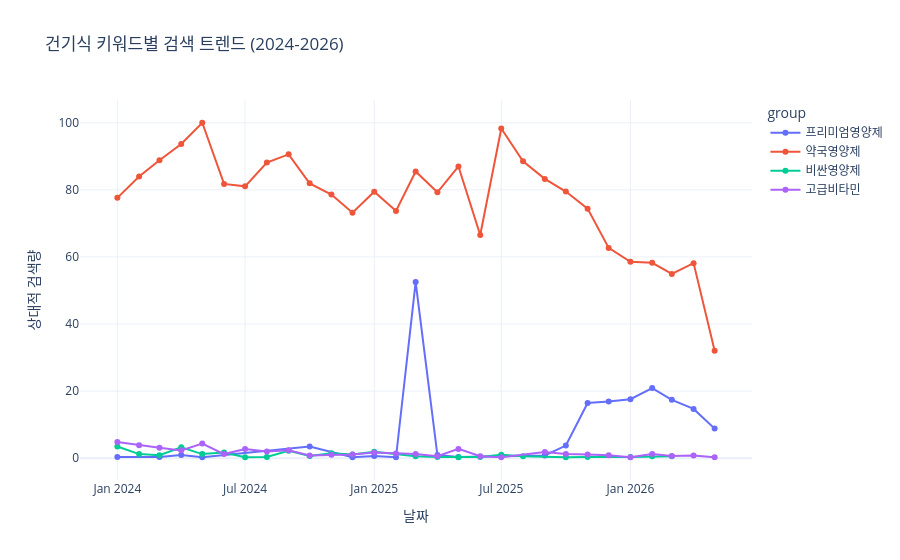

Notebook cell for this chart:
### Code cell
import os
import sys
import urllib.request
import json
import pandas as pd
import plotly.express as px

# 1. 인증 정보 설정 (이미지에서 확인하신 본인 정보를 넣으세요)
client_id = "iQYuA4jIAZWE78ZCH4p9" 
client_secret = "7MP3lY3dzz"
url = "https://openapi.naver.com/v1/datalab/search"

# 2. 분석 키워드 설정
target_keywords = ["프리미엄영양제", "약국영양제", "비싼영양제", "전문영양제", "고급비타민"]

# 3. 키워드별 개별 그룹 자동 생성
keyword_groups = []
for kw in target_keywords:
    keyword_groups.append({
        "groupName": kw, 
        "keywords": [kw] 
    })

# 4. API 요청 본문 작성
body = {
    "startDate": "2024-01-01",
    "endDate": "2026-05-14",
    "timeUnit": "month",
    "keywordGroups": keyword_groups
}
body_json = json.dumps(body, ensure_ascii=False)

# 5. API 호출 실행
request = urllib.request.Request(url)
request.add_header("X-Naver-Client-Id", client_id)
request.add_header("X-Naver-Client-Secret", client_secret)
request.add_header("Content-Type", "application/json")

try:
    response = urllib.request.urlopen(request, data=body_json.encode("utf-8"))
    rescode = response.getcode()
    
    if rescode == 200:
        response_body = response.read()
        data = json.loads(response_body)
        
        # 6. 데이터프레임 변환
        df_list = []
        for res in data['results']:
            temp_df = pd.DataFrame(res['data'])
            temp_df['group'] = res['title']
            df_list.append(temp_df)
        
        search_contrast_kw_compare = pd.concat(df_list)
        print("📊 네이버 데이터랩 수집 완료 (search_contrast_kw_compare 생성 성공)")
        
        # -----------------------------------------------------------
        # 🎯 [CSV 저장 로직] 독립된 CSV 파일로 깔끔하게 저장하기
        # -----------------------------------------------------------
        file_name = "반대_검색어_트랜드.csv"
        
        # 엑셀에서 열었을 때 한글이 깨지지 않도록 encoding='utf-8-sig' 처리
        search_contrast_kw_compare.to_csv(file_name, index=False, encoding="utf-8-sig")
        print(f"💾 {file_name} 파일이 성공적으로 생성 및 저장되었습니다!")
        
        # 7. 시각화 (fig.write_image 부분을 삭제했습니다!)
        fig = px.line(search_contrast_kw_compare, x='period', y='ratio', color='group',
                      title='건기식 키워드별 검색 트렌드 (2024-2026)',
                      labels={'period': '날짜', 'ratio': '상대적 검색량'},
                      markers=True,
                      template='plotly_white')
        
        fig.show() # 이제 에러 없이 그래프가 화면에 뜹니다!

    else:
        print(f"Error: API 요청 실패 (Code: {rescode})")

except Exception as e:
    print(f"Error 발생: {e}")

### Figure 1 — Plotly figure (JSON) as saved in the notebook; plotly's stock layout.template omitted (floating-point values rounded to 4 significant figures)
{"data": [{"hovertemplate": "group=프리미엄영양제<br>날짜=%{x}<br>상대적 검색량=%{y}<extra></extra>", "legendgroup": "프리미엄영양제", "line": {"color": "#636efa", "dash": "solid"}, "marker": {"symbol": "circle"}, "mode": "lines+markers", "name": "프리미엄영양제", "orientation": "v", "showlegend": true, "type": "scatter", "x": ["2024-01-01", "2024-03-01", "2024-04-01", "2024-05-01", "2024-10-01", "2024-12-01", "2025-01-01", "2025-02-01", "2025-03-01", "2025-04-01", "2025-05-01", "2025-09-01", "2025-10-01", "2025-11-01", "2025-12-01", "2026-01-01", "2026-02-01", "2026-03-01", "2026-04-01", "2026-05-01"], "xaxis": "x", "y": [0.3326, 0.3326, 0.9424, 0.2772, 3.492, 0.2772, 0.6652, 0.2772, 52.49, 0.9424, 0.3326, 0.8315, 3.769, 16.46, 16.91, 17.57, 20.9, 17.41, 14.69, 8.814], "yaxis": "y"}, {"hovertemplate": "group=약국영양제<br>날짜=%{x}<br>상대적 검색량=%{y}<extra></extra>", "legendgroup": "약국영양제", "line": {"color": "#EF553B", "dash": "solid"}, "marker": {"symbol": "circle"}, "mode": "lines+markers", "name": "약국영양제", "orientation": "v", "showlegend": true, "type": "scatter", "x": ["2024-01-01", "2024-02-01", "2024-03-01", "2024-04-01", "2024-05-01", "2024-06-01", "2024-07-01", "2024-08-01", "2024-09-01", "2024-10-01", "2024-11-01", "2024-12-01", "2025-01-01", "2025-02-01", "2025-03-01", "2025-04-01", "2025-05-01", "2025-06-01", "2025-07-01", "2025-08-01", "2025-09-01", "2025-10-01", "2025-11-01", "2025-12-01", "2026-01-01", "2026-02-01", "2026-03-01", "2026-04-01", "2026-05-01"], "xaxis": "x", "y": [77.61, 83.98, 88.8, 93.68, 100.0, 81.76, 81.04, 88.14, 90.58, 81.93, 78.6, 73.17, 79.43, 73.73, 85.48, 79.27, 86.97, 66.52, 98.28, 88.53, 83.26, 79.49, 74.39, 62.69, 58.54, 58.26, 54.93, 58.15, 32.04], "yaxis": "y"}, {"hovertemplate": "group=비싼영양제<br>날짜=%{x}<br>상대적 검색량=%{y}<extra></extra>", "legendgroup": "비싼영양제", "line": {"color": "#00cc96", "dash": "solid"}, "marker": {"symbol": "circle"}, "mode": "lines+markers", "name": "비싼영양제", "orientation": "v", "showlegend": true, "type": "scatter", "x": ["2024-01-01", "2024-02-01", "2024-03-01", "2024-04-01", "2024-05-01", "2024-06-01", "2024-07-01", "2024-08-01", "2024-09-01", "2024-10-01", "2024-11-01", "2024-12-01", "2025-01-01", "2025-03-01", "2025-04-01", "2025-05-01", "2025-06-01", "2025-07-01", "2025-08-01", "2025-10-01", "2025-11-01", "2026-01-01", "2026-02-01", "2026-03-01"], "xaxis": "x", "y": [3.492, 1.22, 0.8869, 3.271, 1.22, 1.663, 0.2772, 0.388, 2.217, 0.6652, 1.497, 1.109, 1.885, 0.5543, 0.3326, 0.2772, 0.3326, 0.9978, 0.6098, 0.2772, 0.388, 0.3326, 0.5543, 0.6098], "yaxis": "y"}, {"hovertemplate": "group=고급비타민<br>날짜=%{x}<br>상대적 검색량=%{y}<extra></extra>", "legendgroup": "고급비타민", "line": {"color": "#ab63fa", "dash": "solid"}, "marker": {"symbol": "circle"}, "mode": "lines+markers", "name": "고급비타민", "orientation": "v", "showlegend": true, "type": "scatter", "x": ["2024-01-01", "2024-02-01", "2024-03-01", "2024-04-01", "2024-05-01", "2024-06-01", "2024-07-01", "2024-08-01", "2024-09-01", "2024-10-01", "2024-11-01", "2024-12-01", "2025-01-01", "2025-02-01", "2025-03-01", "2025-04-01", "2025-05-01", "2025-06-01", "2025-07-01", "2025-09-01", "2025-10-01", "2025-11-01", "2025-12-01", "2026-01-01", "2026-02-01", "2026-03-01", "2026-04-01", "2026-05-01"], "xaxis": "x", "y": [4.823, 3.88, 3.104, 2.328, 4.379, 1.22, 2.716, 1.996, 2.384, 0.8315, 0.9978, 1.109, 1.718, 1.386, 1.275, 0.6098, 2.772, 0.5543, 0.2772, 1.829, 1.275, 1.109, 0.8869, 0.2772, 1.22, 0.6652, 0.8315, 0.2772], "yaxis": "y"}], "layout": {"legend": {"title": {"text": "group"}, "tracegroupgap": 0}, "title": {"text": "건기식 키워드별 검색 트렌드 (2024-2026)"}, "xaxis": {"anchor": "y", "domain": [0, 1], "title": {"text": "날짜"}}, "yaxis": {"anchor": "x", "domain": [0, 1], "title": {"text": "상대적 검색량"}}}}
